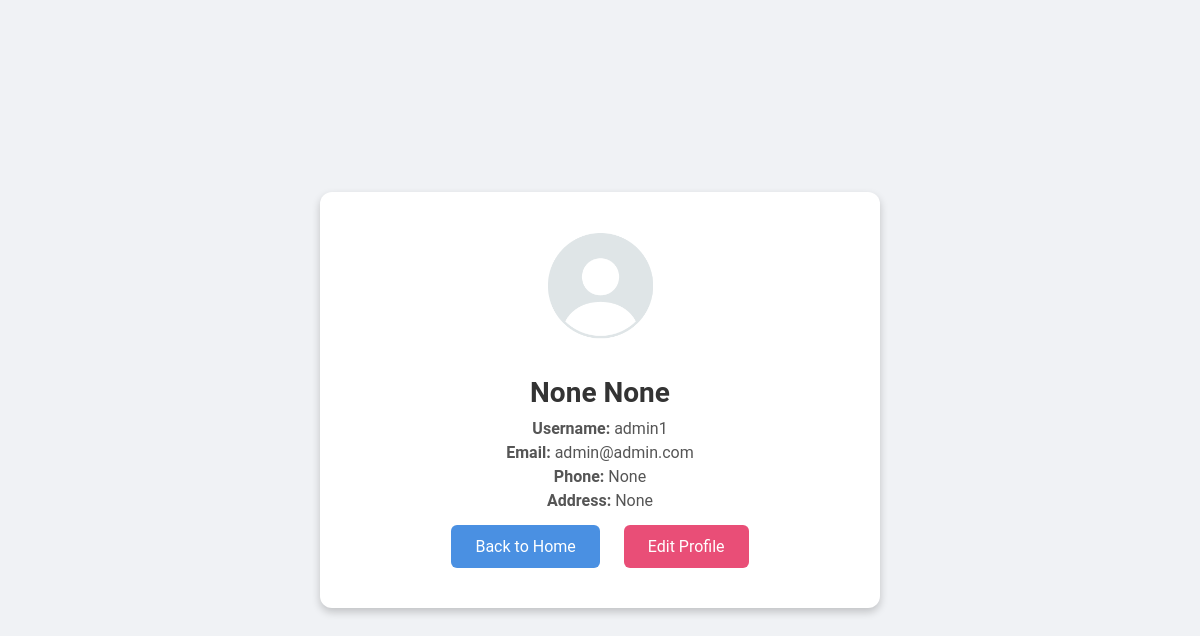
Screenshot of /user/profile/ (signed in) with the database file from the repository.
### userauths/models.py (models this page shows, shortened)
class User(AbstractUser):
    first_name = models.CharField(max_length=255, null=True, blank=True)
    last_name = models.CharField(max_length=255, null=True, blank=True)
    username = models.CharField(max_length=255, unique=True, null=True, blank=True)
    email = models.EmailField(unique=True)
    USERNAME_FIELD = "email"
    REQUIRED_FIELDS = ['username']

class Profile(models.Model):
    user = models.OneToOneField(User, on_delete=models.CASCADE)
    cover_images = models.ImageField(upload_to='Images_Profile', null=True, blank=True, default='default.png')
    phone = models.CharField(max_length=200, null=True ,blank=True)
    address = models.CharField(max_length=200 ,null=True ,blank=True)
    verified = models.BooleanField(default=False)

### userauths/views.py (the view)
# urls.py: path('profile/', views.ProfileView.as_view(), name='profile'),
class ProfileView(DetailView):
    model = Profile
    template_name = 'userauths/profile.html'
    context_object_name = 'profile'
    def get_object(self, queryset=None):
        return get_object_or_404(Profile, user=self.request.user)

### userauths/templates/userauths/profile.html (shortened to what this page needs)
<!DOCTYPE html>
<html lang="en">
<head>
</head>
<body>
    <div class="container">
        {% if user.profile.cover_images.url %}
            <img src="{{ user.profile.cover_images.url }}" class="profile-img" alt="Cover Image">
        {% endif %}
        <h2>{{ user.first_name }} {{ user.last_name }}</h2>
        <p><strong>Username:</strong> {{ user.username }}</p>
        <p><strong>Email:</strong> {{ user.email }}</p>
        <p><strong>Phone:</strong> {{ profile.phone }}</p>
        <p><strong>Address:</strong> {{ profile.address }}</p>
        <a href="{% url 'book:book' %}" class="btn btn-secondary">Back to Home</a>
        <a href="{% url 'userauths:profile-edit' %}" class="btn btn-danger">Edit Profile</a>
    </div>
</body>
</html>

### userauths/templates/userauths/profile.html (style rules this page uses)
body { font-family: 'Roboto', sans-serif; background-color: #f0f2f5; margin: 0; padding: 0; display: flex; justify-content: center; align-items: center; height: 100vh; animation: fadeIn 1s ease-in; }
.container { background: #ffffff; border-radius: 12px; box-shadow: 0 4px 8px rgba(0,0,0,0.2); padding: 30px; max-width: 500px; width: 100%; text-align: center; animation: slideUp 1s ease-out; }
.profile-img { border-radius: 50%; width: 120px; height: 120px; object-fit: cover; margin-bottom: 20px; animation: zoomIn 1s ease-out; }
h2 { color: #333; font-size: 28px; margin: 10px 0; animation: fadeInUp 1s ease-out; }
p { color: #555; font-size: 16px; margin: 5px 0; animation: fadeInUp 1s ease-out; }
.btn { display: inline-block; padding: 12px 24px; color: #fff; text-decoration: none; border-radius: 6px; font-size: 16px; margin: 10px; transition: background-color 0.3s, transform 0.3s; }
.btn-secondary { background-color: #4a90e2; }
.btn-danger { background-color: #e94e77; }

### rows the page displays
User: profile.cover_images (placeholder picture), first_name "None", last_name "None", username "admin1", email "admin@admin.com"
Profile: phone "None", address "None"
